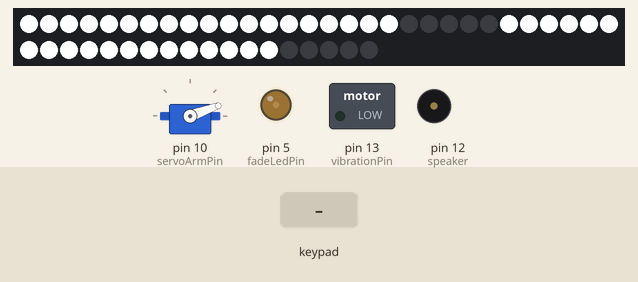
The sketch below on a simulated Arduino Uno, built with avr-gcc and run on an emulated ATmega328P. On the bench: 48 RGB LEDs in strip order, left to right, continuing on the next row, servo, switched loads named in the sketch (green lamp = pin HIGH), output pins drawn as LEDs (lit = HIGH), buzzer (waves = sounding). The inputs (shaded band) are chosen by the test bench.

Above: at 1.2 s.
1.3 s: key '0' pressed
At 1.47 s:
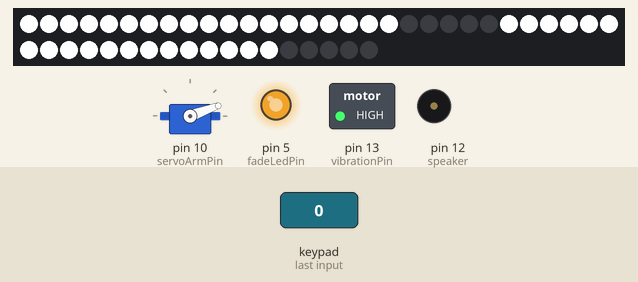
3.4 s: key '0' pressed
At 4.5 s:
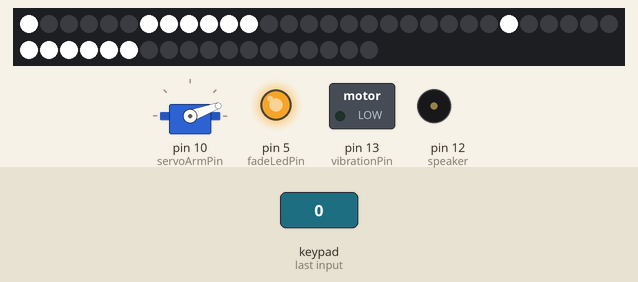
6.4 s: keypad keys 2 5 pressed 0.4 s apart
At 8.53 s:
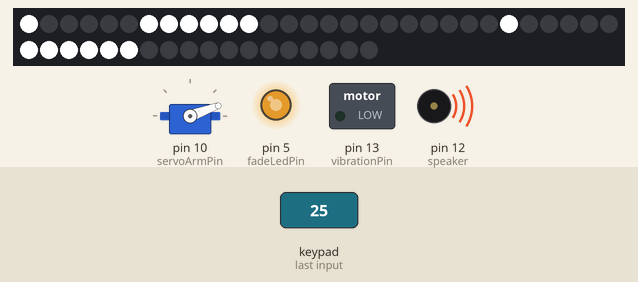
9.6 s: keypad keys 2 5 A pressed 0.4 s apart
At 11.04 s:
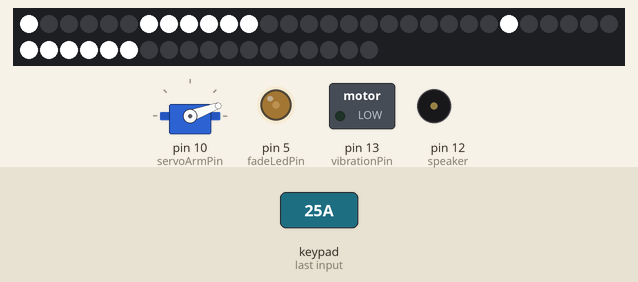
13.4 s: key '5' pressed
At 15.13 s:
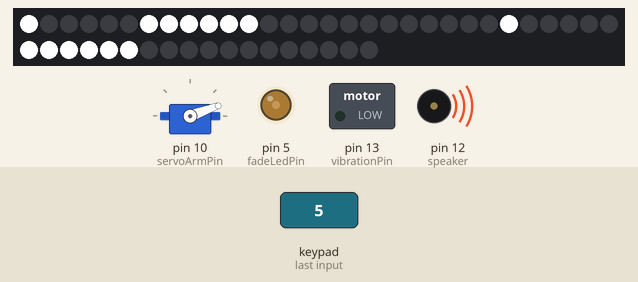
16.2 s: key '0' pressed
At 16.51 s:
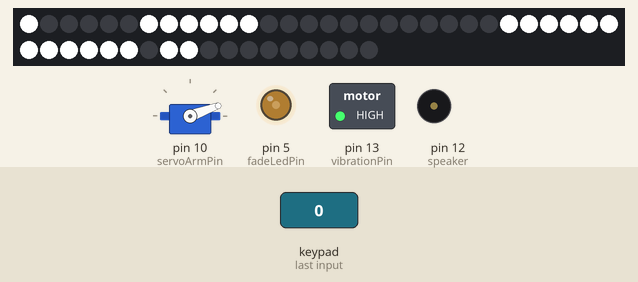
Timing chart, 0 to 18.9 s (numbered marks = the images above; inputs shaded):
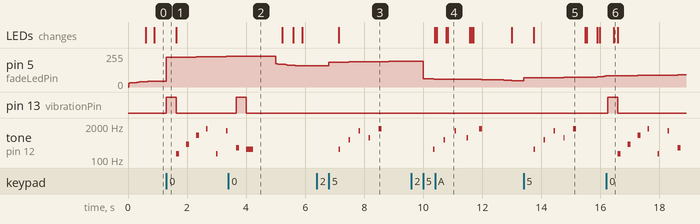

The sketch:

peeqo_pet_to_finish_task.ino
```cpp
#include "Timer.h"
#include <Servo.h>
#include "Adafruit_TLC5947.h"
#include <Wire.h>
#include "Adafruit_MPR121.h"
#include "pitches.h"

//CAP TOUCH VARIABLES
Adafruit_MPR121 cap = Adafruit_MPR121();

// Keeps track of the last pins touched
// so we know when buttons are 'released'

uint16_t lastHeadtouched = 0;
uint16_t currHeadtouched = 0;

uint16_t lastHandtouched = 0;
uint16_t currHandtouched = 0;

int touchCountHead = 0;
int touchCountHand = 0;

// SERVO VARIABLES

Servo servoArm;

int servoArmPin = 10;

float initialServoArmPos = 20;


// LED EYES
#define NUM_TLC5974 2

#define data   4
#define clock   7
#define latch   8
#define oe -1 //2

Adafruit_TLC5947 tlc = Adafruit_TLC5947(NUM_TLC5974, clock, data, latch);

// BLINKING EYE VARIABLES
Timer t;
boolean atRest = true;

boolean blinkEyeBool = true;
int blinkCount = 0;
int blinkInterval = 1;

// HAPPY EYE ARRAYS
uint8_t happyEyeOnLength = 14;
uint8_t happyEyeOffLength = 24;
uint8_t happyEyeOn[] = {6,7,8,9,10,11,0,     30,31,32,33,34,35,24};
uint8_t happyEyeOff[] = {1,2,3,4,5,12,13,14,15,16,17,18,     25,26,27,28,29,36,37,38,39,40,41,42};

// SAD EYE ARRAYS
uint8_t sadEyeOnLength = 14;
uint8_t sadEyeOffLength = 24;
uint8_t sadEyeOn[] = {0,1,2,3,4,5,6,24,25,26,27,28,29,30};
uint8_t sadEyeOff[] = {7,8,9,10,11,12,13,14,15,16,17,18,31,32,33,34,35,36,37,38,39,40,41,42};

//VERY SAD EYES
uint8_t verySadEyeOnLength = 24;
uint8_t verySadEyeOffLength = 14;
uint8_t verySadEyeOn[] = {0,1,2,3,4,10,11,12,13,14,17,18,      26,27,28,29,30,31,32,37,38,39,40,42};
uint8_t verySadEyeOff[] = {5,6,7,8,9,15,16,      24,25,33,34,35,36,41};

//HEART EYES
uint8_t heartEyeOnLength = 24;
uint8_t heartEyeOffLength = 14;
uint8_t heartEyeOn[] = {3,7,8,10,11,12,13,14,15,16,17,18,      27,31,32,34,35,36,37,38,39,40,41,42};
uint8_t heartEyeOff[] = {0,1,2,4,5,6,9,     24,25,26,28,29,30,33};


// HEART LED FADE VARIABLES
float fadeValue = 30;
float fadeSpeed = 1;
int fadeLedPin = 5;

// HIGH FIVE
int highFiveUpPos = 130;
boolean highFiveUpBoolean = false;

// HIGH FIVE DOWN
boolean highFiveDownBoolean = false;


//VIBRATION MOTOR
int vibrationPin = 13;

//TONES
long previousToneMillis = 0;
long toneInterval = 5;// 120;

int melodyCount = 0;  // very good - happy / completion
int melodyMax = 9;
int melody[] = {
NOTE_F3, NOTE_G4, NOTE_A5, NOTE_G6, NOTE_F3, NOTE_E6, NOTE_D4, NOTE_C4,PAUSE };
int duration[] = {100,100,100,50,50,50,100,250,500};

int melody2Count = 0;  // very good - happy/ processing
int melody2Max = 7;
int melody2[] = {
NOTE_B3, NOTE_A4, NOTE_B6, NOTE_A6, NOTE_E3, NOTE_A4,PAUSE};
int duration2[] = {50,50,100,150,50,100, 500};

int melody3Count = 0;  // very good - processing
int melody3Max = 7;
int melody3[] = {
NOTE_A3, NOTE_F4, NOTE_A4, NOTE_F5, NOTE_A3, NOTE_F3, PAUSE};
int duration3[] = {50,150,50,100,50,100, 500};

int melody4Count = 0;  //very good - happy
int melody4Max = 6;
int melody4[] = {
NOTE_C4, NOTE_D5, NOTE_E6, NOTE_F5, NOTE_G6,PAUSE};
int duration4[] = {50,50,50,50,100,500};

int melody5Count = 0;  // good - sad angry
int melody5Max = 7;
int melody5[] = {
NOTE_B2, NOTE_C2, NOTE_B2, NOTE_E2, NOTE_B3, NOTE_E3,PAUSE};
int duration5[] = {100,100,100,100,100,100,500};

int melody6Count = 0; // very good - thinking / processing
int melody6Max = 7;
int melody6[] = {
NOTE_G4, NOTE_D5, NOTE_G6, NOTE_D6, NOTE_G5, NOTE_D5,PAUSE};
int duration6[] = {50,100,50,50,100,150,500};

int melody7Count = 0;  // good - angry
int melody7Max = 6;
int melody7[] = {
NOTE_G3,PAUSE, NOTE_A3,PAUSE, NOTE_G3, PAUSE};
int duration7[] = {100,150,100,150,100, 500};

int melody8Count = 0;  // good angry - sad
int melody8Max = 6;
int melody8[] = {
NOTE_C3,NOTE_C3,NOTE_B3, PAUSE, NOTE_A3,PAUSE};
int duration8[] = {100,100,150,200,400,500};

int melody9Count = 0;  //very good - happy
int melody9Max = 7;
int melody9[] = {
NOTE_B6,NOTE_A6,NOTE_G6, NOTE_D6, NOTE_E6, NOTE_F6, PAUSE};
int duration9[] = {100,100,150,100,100,100, 500};

int melody10Count = 0;  //very good - angry
int melody10Max = 7;
int melody10[] = {
NOTE_B2,NOTE_B4,NOTE_B3, NOTE_B3, NOTE_B2, NOTE_B2, PAUSE};
int duration10[] = {50,100,150,200,250,300, 500};

const int max = 8;
const int speaker = 12;
boolean playHappyMelody = false;

boolean beingPet = false;
boolean completedTasks = false;
boolean highFived = false;


void setup() {

   Serial.begin(9600);
   tlc.begin();

   servoArm.attach(servoArmPin);

   servoArm.write(initialServoArmPos);

   cap.begin(0x5A);

   t.every(5000, setBlink);

   pinMode(vibrationPin, OUTPUT);
}

void loop() {

   // update the timer
   t.update();


    // BLINK EYES - blink the eyes only when no other action is happening
     if(atRest && blinkEyeBool){
       blinkEyes();
     }


     // FADE LED HEART
     analogWrite(fadeLedPin, fadeValue);
     fadeValue += fadeSpeed;
     if(fadeValue >= 255 || fadeValue <=5){
        fadeSpeed *= -1;
     }


   // REACT TO TOUCH
   // Get the currently touched pads
   currHeadtouched = cap.touched();
   currHandtouched = cap.touched();

   // PET HEAD
   if(cap.touched() & (1 << 0)){
     if ((currHeadtouched & _BV(0)) && !(lastHeadtouched & _BV(0)) ) {
       digitalWrite(vibrationPin, HIGH);
       touchCountHead ++;
       beingPet = true;
       atRest = false;
     }
  }

  if(!(cap.touched() & (1 << 0))){
     if (!(currHeadtouched & _BV(0)) && (lastHeadtouched & _BV(0)) ) {
       digitalWrite(vibrationPin, LOW);
    }
  }

  // CHECK TO SEE HOW MANY TIMES TOUCHED
  if(touchCountHead > 2){
     highFiveUpBoolean = true;
     highFiveDownBoolean = false;
     beingPet = false;
     completedTasks = true;
     atRest = false;
  }

  // HIGH FIVE
  if(cap.touched() & (1 << 5)){
     if ((currHandtouched & _BV(5)) && !(lastHandtouched & _BV(5)) ) {
       touchCountHand++;
       highFived = true;
     }
  }

  if(!(cap.touched() & (1 << 5))){
     if (!(currHandtouched & _BV(5)) && (lastHandtouched & _BV(5)) ) {
       highFiveDownBoolean = true;
       highFiveUpBoolean = false;
       touchCountHead = 0;
       completedTasks = false;
    }
  }


  // reset touch state
  lastHeadtouched = currHeadtouched;
  lastHandtouched = currHandtouched;


  if(completedTasks){
     changeEyes(heartEyeOn,heartEyeOnLength,heartEyeOff,heartEyeOffLength);
  }

  // MOVE HAND UP
  if(highFiveUpBoolean) {
    highFiveUp();
  }

  //MOVE HAND DOWN
  if(highFiveDownBoolean) {
     highFiveDown();
  }

  // BEING PET
  if(beingPet) {
     changeEyes(happyEyeOn,happyEyeOnLength,happyEyeOff,happyEyeOffLength);
     playMelody();
  }

  if(highFived) {
    changeEyes(happyEyeOn,happyEyeOnLength,happyEyeOff,happyEyeOffLength);
    playMelody4();
  }

   // RESET TONES
   if(melodyCount == melodyMax){
      melodyCount = 0;
      atRest = true;
      beingPet = false;
   }


   if(melody2Count == melody2Max){
      melody2Count = 0;
      atRest = true;
      highFived = false;
   }
   if(melody3Count == melody3Max){
      melody3Count = melody3Max;
   }
   if(melody4Count == melody4Max){
      melody4Count = 0;
      atRest = true;
      highFived = false;
   }
   if(melody5Count == melody5Max){
      melody5Count = melody5Max;
   }
   if(melody6Count == melody6Max){
      melody6Count = melody6Max;
   }
   if(melody7Count == melody7Max){
      melody7Count = melody7Max;
   }
   if(melody8Count == melody8Max){
      melody8Count = melody8Max;
   }
   if(melody9Count == melody9Max){
      melody9Count = melody9Max;
   }
   if(melody10Count == melody10Max){
      melody10Count = melody10Max;
   }

}
```

eyeExpressions.ino
```cpp
void allEyesOff(){
  // LEFT EYE
   for(int i=0; i < 19;i++){
      tlc.setPWM(i, 0);
      tlc.write();
   }

   // RIGHT EYE
   for(int i=24; i < 43;i++){
      tlc.setPWM(i, 0);
      tlc.write();
   }
}

void fullEyes(){
   //LEFT EYE
    for(int i=0; i < 19;i++){
      tlc.setPWM(i, 4095);
      tlc.write();
   }

   // RIGHT EYE
   for(int i=24; i < 43;i++){
      tlc.setPWM(i, 4095);
      tlc.write();
   }
}

void changeEyes(uint8_t eyeOnArray[], uint8_t eyeOnArrayLength, uint8_t eyeOffArray[], uint8_t eyeOffArrayLength){

  for(int i=0;i< eyeOnArrayLength;i++){
     tlc.setPWM(eyeOnArray[i], 4095);
     tlc.write();
  }

  for(int i=0;i<eyeOffArrayLength;i++){
     tlc.setPWM(eyeOffArray[i], 0);
     tlc.write();
  }

}
```

eyeTransitions.ino
```cpp
////// BLINK EYE

void setBlink(){
  blinkEyeBool = true;
}

void blinkEyes(){
   blinkCount++;

   if(blinkCount == blinkInterval*1){
     //left eye
     tlc.setPWM(9, 0);
     tlc.write();
     //right eye
     tlc.setPWM(33, 0);
     tlc.write();
   } else if(blinkCount == blinkInterval*2){
     //left eye
     tlc.setPWM(8, 0);
     tlc.write();
     tlc.setPWM(10, 0);
     tlc.write();
     //right eye
     tlc.setPWM(32, 0);
     tlc.write();
     tlc.setPWM(34, 0);
     tlc.write();
   } else if(blinkCount == blinkInterval*3){
     //left eye
     tlc.setPWM(7, 0);
     tlc.write();
     tlc.setPWM(16, 0);
     tlc.write();
     tlc.setPWM(17, 0);
     tlc.write();
     tlc.setPWM(11, 0);
     tlc.write();
     //right eye
     tlc.setPWM(31, 0);
     tlc.write();
     tlc.setPWM(40, 0);
     tlc.write();
     tlc.setPWM(41, 0);
     tlc.write();
     tlc.setPWM(35, 0);
     tlc.write();
   } else if(blinkCount == blinkInterval*4){
     //left eye
     tlc.setPWM(6, 0);
     tlc.write();
     tlc.setPWM(15, 0);
     tlc.write();
     tlc.setPWM(18, 0);
     tlc.write();
     tlc.setPWM(12, 0);
     tlc.write();
     tlc.setPWM(0, 0);
     tlc.write();
     //right eye
     tlc.setPWM(30, 0);
     tlc.write();
     tlc.setPWM(39, 0);
     tlc.write();
     tlc.setPWM(42, 0);
     tlc.write();
     tlc.setPWM(36, 0);
     tlc.write();
     tlc.setPWM(24, 0);
     tlc.write();
   } else if(blinkCount== blinkInterval*5){
     //left eye
     tlc.setPWM(5, 0);
     tlc.write();
     tlc.setPWM(14, 0);
     tlc.write();
     tlc.setPWM(13, 0);
     tlc.write();
     tlc.setPWM(1, 0);
     tlc.write();
     //right eye
     tlc.setPWM(29, 0);
     tlc.write();
     tlc.setPWM(38, 0);
     tlc.write();
     tlc.setPWM(37, 0);
     tlc.write();
     tlc.setPWM(25, 0);
     tlc.write();
   } else if(blinkCount == blinkInterval*6){
     //left eye
     tlc.setPWM(4, 0);
     tlc.write();
     tlc.setPWM(2, 0);
     tlc.write();
     //right eye
     tlc.setPWM(28, 0);
     tlc.write();
     tlc.setPWM(26, 0);
     tlc.write();
   } else if(blinkCount == blinkInterval*7){
     //left eye
     tlc.setPWM(3, 0);
     tlc.write();
     //right eye
     tlc.setPWM(27, 0);
     tlc.write();
   } else if(blinkCount == blinkInterval*9){
     //left eye
     tlc.setPWM(3, 4095);
     tlc.write();
     //right eye
     tlc.setPWM(27, 4095);
     tlc.write();
   } else if(blinkCount == blinkInterval*10){
     //left eye
     tlc.setPWM(4, 4095);
     tlc.write();
     tlc.setPWM(2, 4095);
     tlc.write();
     //right eye
     tlc.setPWM(28, 4095);
     tlc.write();
     tlc.setPWM(26, 4095);
     tlc.write();
   } else if(blinkCount == blinkInterval*11){
     //left eye
     tlc.setPWM(5, 4095);
     tlc.write();
     tlc.setPWM(14, 4095);
     tlc.write();
     tlc.setPWM(13, 4095);
     tlc.write();
     tlc.setPWM(1, 4095);
     tlc.write();
     //right eye
     tlc.setPWM(29, 4095);
     tlc.write();
     tlc.setPWM(38, 4095);
     tlc.write();
     tlc.setPWM(37, 4095);
     tlc.write();
     tlc.setPWM(25, 4095);
     tlc.write();
   } else if(blinkCount == blinkInterval*12){
     //left eye
     tlc.setPWM(6, 4095);
     tlc.write();
     tlc.setPWM(15, 4095);
     tlc.write();
     tlc.setPWM(18, 4095);
     tlc.write();
     tlc.setPWM(12, 4095);
     tlc.write();
     tlc.setPWM(0, 4095);
     tlc.write();
     //right eye
     tlc.setPWM(30, 4095);
     tlc.write();
     tlc.setPWM(39, 4095);
     tlc.write();
     tlc.setPWM(42, 4095);
     tlc.write();
     tlc.setPWM(36, 4095);
     tlc.write();
     tlc.setPWM(24, 4095);
     tlc.write();
   } else if(blinkCount == blinkInterval*13){
     //left eye
     tlc.setPWM(7, 4095);
     tlc.write();
     tlc.setPWM(16, 4095);
     tlc.write();
     tlc.setPWM(17, 4095);
     tlc.write();
     tlc.setPWM(11, 4095);
     tlc.write();
     //right eye
     tlc.setPWM(31, 4095);
     tlc.write();
     tlc.setPWM(40, 4095);
     tlc.write();
     tlc.setPWM(41, 4095);
     tlc.write();
     tlc.setPWM(35, 4095);
     tlc.write();
   } else if(blinkCount == blinkInterval*14){
     //left eye
     tlc.setPWM(8, 4095);
     tlc.write();
     tlc.setPWM(10, 4095);
     tlc.write();
     //right eye
     tlc.setPWM(32, 4095);
     tlc.write();
     tlc.setPWM(34, 4095);
     tlc.write();
   } else if(blinkCount == blinkInterval*15){
     //left eye
     tlc.setPWM(9, 4095);
     tlc.write();
     //right eye
     tlc.setPWM(33, 4095);
     tlc.write();

     blinkEyeBool = false;
     blinkCount = 0;
   }

}
```

pitches.h
```cpp
#define NOTE_B0  31
#define NOTE_C1  33
#define NOTE_CS1 35
#define NOTE_D1  37
#define NOTE_DS1 39
#define NOTE_E1  41
#define NOTE_F1  44
#define NOTE_FS1 46
#define NOTE_G1  49
#define NOTE_GS1 52
#define NOTE_A1  55
#define NOTE_AS1 58
#define NOTE_B1  62
#define NOTE_C2  65
#define NOTE_CS2 69
#define NOTE_D2  73
#define NOTE_DS2 78
#define NOTE_E2  82
#define NOTE_F2  87
#define NOTE_FS2 93
#define NOTE_G2  98
#define NOTE_GS2 104
#define NOTE_A2  110
#define NOTE_AS2 117
#define NOTE_B2  123
#define NOTE_C3  131
#define NOTE_CS3 139
#define NOTE_D3  147
#define NOTE_DS3 156
#define NOTE_E3  165
#define NOTE_F3  175
#define NOTE_FS3 185
#define NOTE_G3  196
#define NOTE_GS3 208
#define NOTE_A3  220
#define NOTE_AS3 233
#define NOTE_B3  247
#define NOTE_C4  262
#define NOTE_CS4 277
#define NOTE_D4  294
#define NOTE_DS4 311
#define NOTE_E4  330
#define NOTE_F4  349
#define NOTE_FS4 370
#define NOTE_G4  392
#define NOTE_GS4 415
#define NOTE_A4  440
#define NOTE_AS4 466
#define NOTE_B4  494
#define NOTE_C5  523
#define NOTE_CS5 554
#define NOTE_D5  587
#define NOTE_DS5 622
#define NOTE_E5  659
#define NOTE_F5  698
#define NOTE_FS5 740
#define NOTE_G5  784
#define NOTE_GS5 831
#define NOTE_A5  880
#define NOTE_AS5 932
#define NOTE_B5  988
#define NOTE_C6  1047
#define NOTE_CS6 1109
#define NOTE_D6  1175
#define NOTE_DS6 1245
#define NOTE_E6  1319
#define NOTE_F6  1397
#define NOTE_FS6 1480
#define NOTE_G6  1568
#define NOTE_GS6 1661
#define NOTE_A6  1760
#define NOTE_AS6 1865
#define NOTE_B6  1976
#define NOTE_C7  2093
#define NOTE_CS7 2217
#define NOTE_D7  2349
#define NOTE_DS7 2489
#define NOTE_E7  2637
#define NOTE_F7  2794
#define NOTE_FS7 2960
#define NOTE_G7  3136
#define NOTE_GS7 3322
#define NOTE_A7  3520
#define NOTE_AS7 3729
#define NOTE_B7  3951
#define NOTE_C8  4186
#define NOTE_CS8 4435
#define NOTE_D8  4699
#define NOTE_DS8 4978
#define PAUSE 0
```

servoMovements.ino
```cpp
/////////////////////////////
//       HIGH FIVE UP         //
/////////////////////////////

void highFiveUp(){
  servoArm.write(highFiveUpPos);
}

/////////////////////////////
//       HIGH FIVE DOWN        //
/////////////////////////////

void highFiveDown(){
  servoArm.write(initialServoArmPos);
}
```

Source omitted: tones.ino (4409 bytes)

Measured:
- after the input at 1.3 s, pin 13 (vibrationPin): LOW → HIGH at once, → LOW 0.34 s later; tone on pin 12 (speaker): plays 175 Hz for 0.10 s, 392 Hz for 0.10 s, 880 Hz for 0.10 s, 1568 Hz for 0.05 s, 175 Hz for 0.05 s, 1319 Hz for 0.05 s, starting after 0.34 s
- after the input at 3.4 s, pin 13 (vibrationPin): LOW → HIGH after 0.26 s, → LOW 0.34 s later
- after the input at 6.4 s, tone on pin 12 (speaker): plays 262 Hz for 0.05 s, 587 Hz for 0.05 s, 1319 Hz for 0.05 s, 698 Hz for 0.05 s, 1568 Hz for 0.10 s, starting after 0.74 s; the LEDs: change after 0.74 s (image 3)
- after the input at 9.6 s, tone on pin 12 (speaker): plays 262 Hz for 0.05 s, 587 Hz for 0.05 s, 1319 Hz for 0.05 s, 698 Hz for 0.05 s, 1568 Hz for 0.10 s, starting after 0.74 s
- after the input at 13.4 s, tone on pin 12 (speaker): plays 262 Hz for 0.05 s, 587 Hz for 0.05 s, 1319 Hz for 0.05 s, 698 Hz for 0.05 s, 1568 Hz for 0.10 s, starting after 0.34 s
- after the input at 16.2 s, pin 13 (vibrationPin): LOW → HIGH after 0.05 s, → LOW 0.34 s later; tone on pin 12 (speaker): plays 175 Hz for 0.10 s, 392 Hz for 0.10 s, 880 Hz for 0.10 s, 1568 Hz for 0.05 s, 175 Hz for 0.05 s, 1319 Hz for 0.05 s … (7 notes in this stretch), starting after 0.39 s
